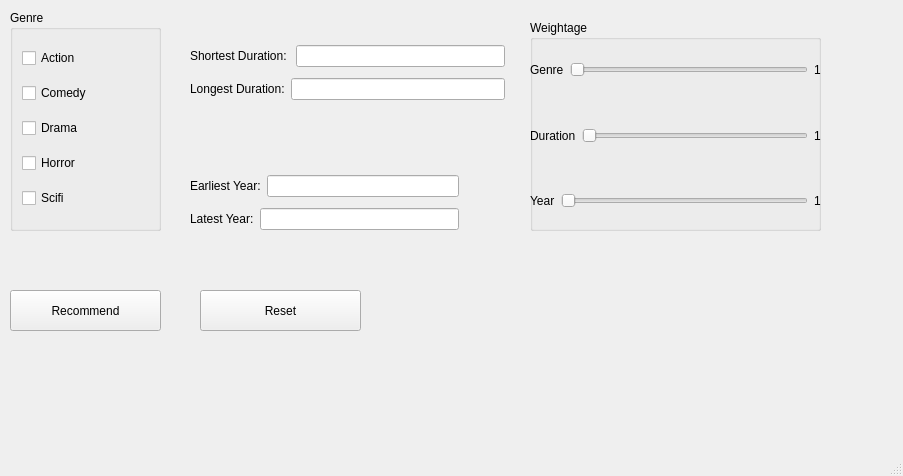
<?xml version="1.0" encoding="UTF-8"?>
<ui version="4.0">
 <class>MainWindow</class>
 <widget class="QMainWindow" name="MainWindow">
  <property name="geometry">
   <rect>
    <x>0</x>
    <y>0</y>
    <width>903</width>
    <height>476</height>
   </rect>
  </property>
  <property name="windowTitle">
   <string>MainWindow</string>
  </property>
  <widget class="QWidget" name="centralwidget">
   <widget class="QGroupBox" name="genre">
    <property name="geometry">
     <rect>
      <x>10</x>
      <y>10</y>
      <width>151</width>
      <height>221</height>
     </rect>
    </property>
    <property name="title">
     <string>Genre</string>
    </property>
    <layout class="QVBoxLayout" name="verticalLayout">
     <item>
      <widget class="QCheckBox" name="checkBox">
       <property name="text">
        <string>Action</string>
       </property>
      </widget>
     </item>
     <item>
      <widget class="QCheckBox" name="checkBox_2">
       <property name="text">
        <string>Comedy</string>
       </property>
       <property name="checked">
        <bool>false</bool>
       </property>
      </widget>
     </item>
     <item>
      <widget class="QCheckBox" name="checkBox_3">
       <property name="text">
        <string>Drama</string>
       </property>
      </widget>
     </item>
     <item>
      <widget class="QCheckBox" name="checkBox_4">
       <property name="text">
        <string>Horror</string>
       </property>
      </widget>
     </item>
     <item>
      <widget class="QCheckBox" name="checkBox_5">
       <property name="text">
        <string>Scifi</string>
       </property>
      </widget>
     </item>
    </layout>
   </widget>
   <widget class="QPushButton" name="recommend">
    <property name="geometry">
     <rect>
      <x>10</x>
      <y>290</y>
      <width>151</width>
      <height>41</height>
     </rect>
    </property>
    <property name="text">
     <string>Recommend</string>
    </property>
   </widget>
   <widget class="QGroupBox" name="groupBox">
    <property name="geometry">
     <rect>
      <x>530</x>
      <y>20</y>
      <width>291</width>
      <height>211</height>
     </rect>
    </property>
    <property name="title">
     <string>Weightage</string>
    </property>
    <widget class="QWidget" name="layoutWidget">
     <property name="geometry">
      <rect>
       <x>0</x>
       <y>20</y>
       <width>291</width>
       <height>191</height>
      </rect>
     </property>
     <layout class="QVBoxLayout" name="weightageSection">
      <item>
       <layout class="QHBoxLayout" name="genreSection">
        <item>
         <widget class="QLabel" name="label_5">
          <property name="text">
           <string>Genre</string>
          </property>
         </widget>
        </item>
        <item>
         <widget class="QSlider" name="genreSlider">
          <property name="minimum">
           <number>1</number>
          </property>
          <property name="maximum">
           <number>5</number>
          </property>
          <property name="orientation">
           <enum>Qt::Horizontal</enum>
          </property>
         </widget>
        </item>
        <item>
         <widget class="QLabel" name="genreWeight">
          <property name="text">
           <string>1</string>
          </property>
         </widget>
        </item>
       </layout>
      </item>
      <item>
       <layout class="QHBoxLayout" name="durationSection">
        <item>
         <widget class="QLabel" name="label_6">
          <property name="text">
           <string>Duration</string>
          </property>
         </widget>
        </item>
        <item>
         <widget class="QSlider" name="durationSlider">
          <property name="minimum">
           <number>1</number>
          </property>
          <property name="maximum">
           <number>5</number>
          </property>
          <property name="orientation">
           <enum>Qt::Horizontal</enum>
          </property>
         </widget>
        </item>
        <item>
         <widget class="QLabel" name="durationWeight">
          <property name="text">
           <string>1</string>
          </property>
         </widget>
        </item>
       </layout>
      </item>
      <item>
       <layout class="QHBoxLayout" name="yearSection">
        <item>
         <widget class="QLabel" name="label_7">
          <property name="text">
           <string>Year</string>
          </property>
         </widget>
        </item>
        <item>
         <widget class="QSlider" name="yearSlider">
          <property name="minimum">
           <number>1</number>
          </property>
          <property name="maximum">
           <number>5</number>
          </property>
          <property name="orientation">
           <enum>Qt::Horizontal</enum>
          </property>
         </widget>
        </item>
        <item>
         <widget class="QLabel" name="yearWeight">
          <property name="text">
           <string>1</string>
          </property>
         </widget>
        </item>
       </layout>
      </item>
     </layout>
    </widget>
   </widget>
   <widget class="QPushButton" name="pushButton">
    <property name="geometry">
     <rect>
      <x>200</x>
      <y>290</y>
      <width>161</width>
      <height>41</height>
     </rect>
    </property>
    <property name="text">
     <string>Reset</string>
    </property>
   </widget>
   <widget class="QWidget" name="layoutWidget">
    <property name="geometry">
     <rect>
      <x>190</x>
      <y>40</y>
      <width>315</width>
      <height>67</height>
     </rect>
    </property>
    <layout class="QVBoxLayout" name="verticalLayout_2">
     <item>
      <layout class="QHBoxLayout" name="horizontalLayout">
       <item>
        <widget class="QLabel" name="label">
         <property name="text">
          <string>Shortest Duration: </string>
         </property>
        </widget>
       </item>
       <item>
        <widget class="QLineEdit" name="lowTime"/>
       </item>
      </layout>
     </item>
     <item>
      <layout class="QHBoxLayout" name="horizontalLayout_2">
       <item>
        <widget class="QLabel" name="label_2">
         <property name="text">
          <string>Longest Duration:</string>
         </property>
        </widget>
       </item>
       <item>
        <widget class="QLineEdit" name="highTime"/>
       </item>
      </layout>
     </item>
    </layout>
   </widget>
   <widget class="QWidget" name="layoutWidget">
    <property name="geometry">
     <rect>
      <x>190</x>
      <y>170</y>
      <width>269</width>
      <height>67</height>
     </rect>
    </property>
    <layout class="QVBoxLayout" name="verticalLayout_3">
     <item>
      <layout class="QHBoxLayout" name="horizontalLayout_3">
       <item>
        <widget class="QLabel" name="label_3">
         <property name="text">
          <string>Earliest Year:</string>
         </property>
        </widget>
       </item>
       <item>
        <widget class="QLineEdit" name="lowYear"/>
       </item>
      </layout>
     </item>
     <item>
      <layout class="QHBoxLayout" name="horizontalLayout_4">
       <item>
        <widget class="QLabel" name="label_4">
         <property name="text">
          <string>Latest Year:</string>
         </property>
        </widget>
       </item>
       <item>
        <widget class="QLineEdit" name="highYear"/>
       </item>
      </layout>
     </item>
    </layout>
   </widget>
  </widget>
  <widget class="QMenuBar" name="menubar">
   <property name="geometry">
    <rect>
     <x>0</x>
     <y>0</y>
     <width>903</width>
     <height>25</height>
    </rect>
   </property>
  </widget>
  <widget class="QStatusBar" name="statusbar"/>
 </widget>
 <resources/>
 <connections>
  <connection>
   <sender>genreSlider</sender>
   <signal>valueChanged(int)</signal>
   <receiver>genreWeight</receiver>
   <slot>setNum(int)</slot>
   <hints>
    <hint type="sourcelabel">
     <x>667</x>
     <y>94</y>
    </hint>
    <hint type="destinationlabel">
     <x>809</x>
     <y>101</y>
    </hint>
   </hints>
  </connection>
  <connection>
   <sender>durationSlider</sender>
   <signal>valueChanged(int)</signal>
   <receiver>durationWeight</receiver>
   <slot>setNum(int)</slot>
   <hints>
    <hint type="sourcelabel">
     <x>658</x>
     <y>165</y>
    </hint>
    <hint type="destinationlabel">
     <x>813</x>
     <y>169</y>
    </hint>
   </hints>
  </connection>
  <connection>
   <sender>yearSlider</sender>
   <signal>valueChanged(int)</signal>
   <receiver>yearWeight</receiver>
   <slot>setNum(int)</slot>
   <hints>
    <hint type="sourcelabel">
     <x>686</x>
     <y>231</y>
    </hint>
    <hint type="destinationlabel">
     <x>814</x>
     <y>229</y>
    </hint>
   </hints>
  </connection>
 </connections>
</ui>
